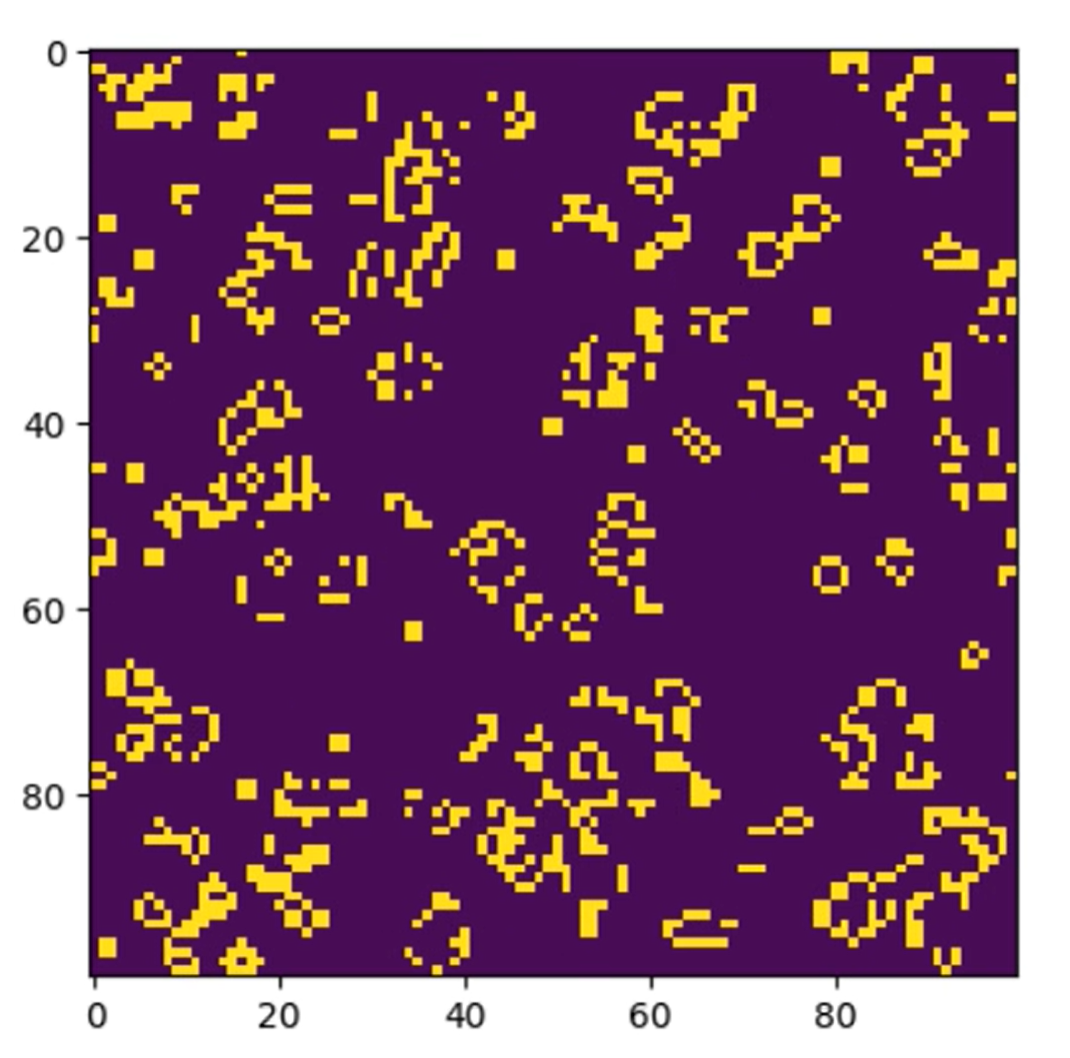

The Python source for this figure:
import sys, argparse
import numpy as np
import matplotlib.pyplot as plt 
import matplotlib.animation as animation

ON = 255
OFF = 0
vals = [ON, OFF]

def randomGrid(N):
    """returns a grid of NxN random values"""
    return np.random.choice(vals, N*N, p=[0.2, 0.8]).reshape(N, N)

def addGlider(i, j, grid):
    """adds a glider with top left cell at (i, j)"""
    glider = np.array([[0,    0, 255], 
                       [255,  0, 255], 
                       [0,  255, 255]])
    grid[i:i+3, j:j+3] = glider

def addGosperGliderGun(i, j, grid):
    """adds a Gosper Glider Gun with top left cell at (i, j)"""
    gun = np.zeros(11*38).reshape(11, 38)

    gun[5][1] = gun[5][2] = 255
    gun[6][1] = gun[6][2] = 255

    gun[3][13] = gun[3][14] = 255
    gun[4][12] = gun[4][16] = 255
    gun[5][11] = gun[5][17] = 255
    gun[6][11] = gun[6][15] = gun[6][17] = gun[6][18] = 255
    gun[7][11] = gun[7][17] = 255
    gun[8][12] = gun[8][16] = 255
    gun[9][13] = gun[9][14] = 255

    gun[1][25] = 255
    gun[2][23] = gun[2][25] = 255
    gun[3][21] = gun[3][22] = 255
    gun[4][21] = gun[4][22] = 255
    gun[5][21] = gun[5][22] = 255
    gun[6][23] = gun[6][25] = 255
    gun[7][25] = 255

    gun[3][35] = gun[3][36] = 255
    gun[4][35] = gun[4][36] = 255

    grid[i:i+11, j:j+38] = gun

def update(frameNum, img, grid, N):
    # copy grid since we require 8 neighbors for calculation
    # and we go line by line 
    newGrid = grid.copy()
    for i in range(N):
        for j in range(N):
            # compute 8-neghbor sum
            # using toroidal boundary conditions - x and y wrap around 
            # so that the simulaton takes place on a toroidal surface.
            total = int((grid[i, (j-1)%N] + grid[i, (j+1)%N] + 
                         grid[(i-1)%N, j] + grid[(i+1)%N, j] + 
                         grid[(i-1)%N, (j-1)%N] + grid[(i-1)%N, (j+1)%N] + 
                         grid[(i+1)%N, (j-1)%N] + grid[(i+1)%N, (j+1)%N])/255)
            # apply Conway's rules
            if grid[i, j]  == ON:
                if (total < 2) or (total > 3):
                    newGrid[i, j] = OFF
            else:
                if total == 3:
                    newGrid[i, j] = ON
    # update data
    img.set_data(newGrid)
    grid[:] = newGrid[:]
    return img,

# main() function
def main():
    # Command line args are in sys.argv[1], sys.argv[2] ..
    # sys.argv[0] is the script name itself and can be ignored
    # parse arguments
    parser = argparse.ArgumentParser(description="Runs Conway's Game of Life simulation.")
  # add arguments
    parser.add_argument('--grid-size', dest='N', required=False)
    parser.add_argument('--mov-file', dest='movfile', required=False)
    parser.add_argument('--interval', dest='interval', required=False)
    parser.add_argument('--glider', action='store_true', required=False)
    parser.add_argument('--gosper', action='store_true', required=False)
    args = parser.parse_args()
    
    # set grid size
    N = 100
    if args.N and int(args.N) > 8:
        N = int(args.N)
        
    # set animation update interval
    updateInterval = 50
    if args.interval:
        updateInterval = int(args.interval)

    # declare grid
    grid = np.array([])
    # check if "glider" demo flag is specified
    if args.glider:
        grid = np.zeros(N*N).reshape(N, N)
        addGlider(1, 1, grid)
    elif args.gosper:
        grid = np.zeros(N*N).reshape(N, N)
        addGosperGliderGun(10, 10, grid)
    else:
        # populate grid with random on/off - more off than on
        grid = randomGrid(N)

    # set up animation
    fig, ax = plt.subplots()
    img = ax.imshow(grid, interpolation='nearest')
    ani = animation.FuncAnimation(fig, update, fargs=(img, grid, N, ),
                                  frames = 10,
                                  interval=updateInterval,
                                  save_count=50)

    # # of frames? 
    # set output file
    if args.movfile:
        ani.save(args.movfile, fps=30, extra_args=['-vcodec', 'libx264'])

    plt.show()

# call main
if __name__ == '__main__':
    main()
